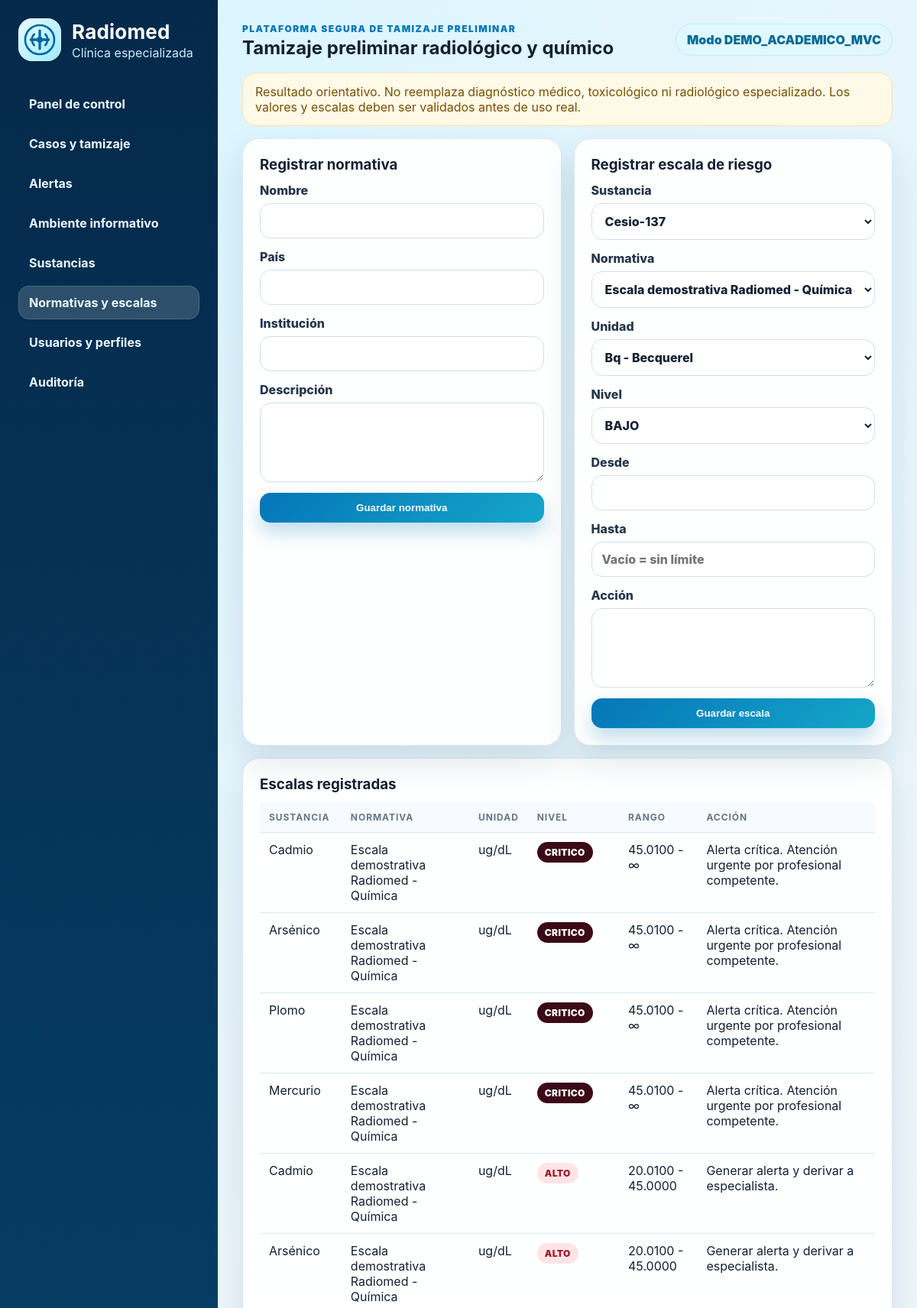
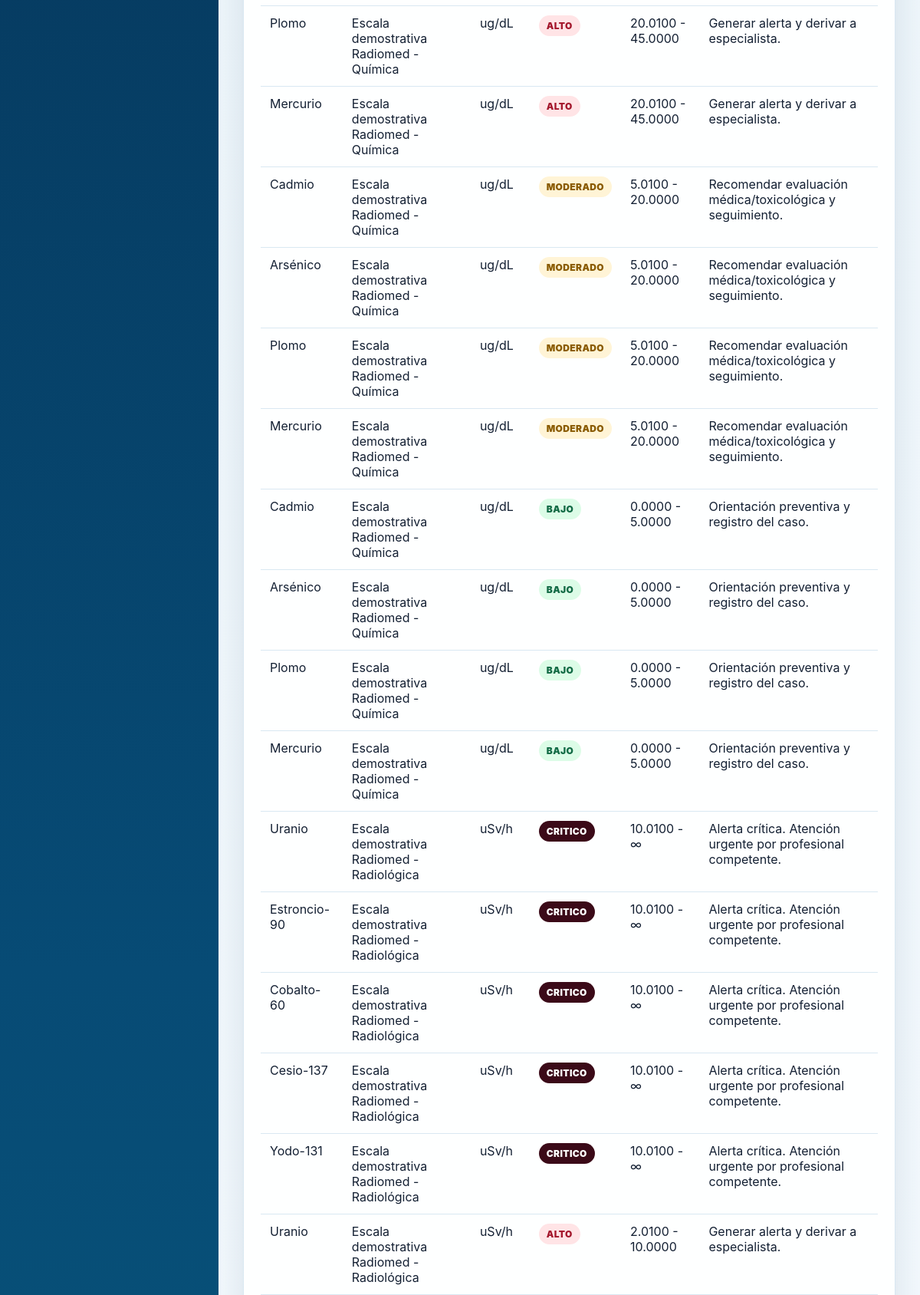
Screenshot of /index.php?controller=normativa&action=index (signed in, upper part) with the database file from the repository (2 pictures, top to bottom).
### tables this page shows
CREATE TABLE escalas_riesgo (
  id INT AUTO_INCREMENT PRIMARY KEY,
  sustancia_id INT NOT NULL,
  normativa_id INT NOT NULL,
  unidad_id INT NOT NULL,
  nivel ENUM('BAJO','MODERADO','ALTO','CRITICO') NOT NULL,
  desde DECIMAL(14,4) NOT NULL,
  hasta DECIMAL(14,4) DEFAULT NULL,
  accion TEXT NOT NULL,
  estado ENUM('ACTIVO','INACTIVO') NOT NULL DEFAULT 'ACTIVO',
  FOREIGN KEY (sustancia_id) REFERENCES sustancias(id),
  FOREIGN KEY (normativa_id) REFERENCES normativas(id),
  FOREIGN KEY (unidad_id) REFERENCES unidades(id),
  INDEX idx_escala_busqueda (sustancia_id, normativa_id, unidad_id, estado)
);

CREATE TABLE sustancias (
  id INT AUTO_INCREMENT PRIMARY KEY,
  nombre VARCHAR(120) NOT NULL UNIQUE,
  tipo ENUM('RADIACTIVA','QUIMICA') NOT NULL,
  descripcion TEXT NOT NULL,
  caso_mundial VARCHAR(180) DEFAULT NULL,
  antecedente_peru VARCHAR(180) DEFAULT NULL,
  estado ENUM('ACTIVO','INACTIVO') NOT NULL DEFAULT 'ACTIVO'
);

CREATE TABLE normativas (
  id INT AUTO_INCREMENT PRIMARY KEY,
  nombre VARCHAR(180) NOT NULL,
  pais VARCHAR(80) NOT NULL,
  institucion VARCHAR(120) NOT NULL,
  descripcion TEXT,
  estado ENUM('ACTIVO','INACTIVO') NOT NULL DEFAULT 'ACTIVO'
);

CREATE TABLE unidades (
  id INT AUTO_INCREMENT PRIMARY KEY,
  simbolo VARCHAR(20) NOT NULL UNIQUE,
  nombre VARCHAR(120) NOT NULL,
  tipo_contexto ENUM('RADIACTIVA','QUIMICA','MIXTA') NOT NULL
);

### app/core/Controller.php (called while the page is built, shortened)
<?php
abstract class Controller {
    protected function view(string $view, array $data = []): void {
        extract($data, EXTR_SKIP);
        $viewFile = __DIR__ . '/../views/' . $view . '.php';
        require __DIR__ . '/../views/layouts/header.php';
        require $viewFile;
        require __DIR__ . '/../views/layouts/footer.php';
    }
}

### app/controllers/NormativaController.php (called while the page is built, shortened)
<?php
class NormativaController extends Controller { public function index(): void { require_role('ADMINISTRADOR'); $s=new Sustancia(); $this->view('normativas/index',['normas'=>(new Normativa())->list(),'sustancias'=>$s->active(),'unidades'=>$s->unidades(),'escalas'=>(new EscalaRiesgo())->list()]); } public function store(): void { require_role('ADMINISTRADOR'); verify_csrf(); $id=(new Normativa())->create(post_text('nombre',180),post_text('pais',80),post_text('institucion',120),post_text('descripcion',2000,false)); audit_log('CREAR_NORMATIVA','normativas',$id,''); flash('success','Normativa registrada.'); redirect(url('normativa')); } public function storeEscala(): void { require_role('ADMINISTRADOR'); verify_csrf(); $sid=post_int('sustancia_id',1,999999); $nid=post_int('normativa_id',1,999999); $uid=post_int('unidad_id',1,999999); if(!(new Sustancia())->unidadOk($sid,$uid)) throw new RuntimeException('La unidad no corresponde a la sustancia.'); $nivel=post_enum('nivel',['BAJO','MODERADO','ALTO','CRITICO']); $desde=post_float('desde',0,999999999); $hastaRaw=trim((string)($_POST['hasta']??'')); $hasta=$hastaRaw===''?null:post_float('hasta',0,999999999); if($hasta!==null && $hasta<=$desde) throw new RuntimeException('El rango hasta debe ser mayor que desde.'); $id=(new EscalaRiesgo())->create($sid,$nid,$uid,$nivel,$desde,$hasta,post_text('accion',1000)); audit_log('CREAR_ESCALA','escalas_riesgo',$id,$nivel); flash('success','Escala registrada.'); redirect(url('normativa')); } }

### app/core/Router.php (called while the page is built, shortened)
<?php
final class Router {
    public function dispatch(): void {
        $action = preg_replace('/[^a-zA-Z0-9_]/','', $_GET['action'] ?? (is_logged() ? 'index' : 'login'));
        $obj = new $class();
        $obj->$action();
    }
}

### index.php (called while the page is built, shortened)
<?php
require_once __DIR__ . '/app/core/Database.php';
require_once __DIR__ . '/app/core/Helpers.php';
require_once __DIR__ . '/app/core/Model.php';
require_once __DIR__ . '/app/core/Controller.php';
(new Router())->dispatch();

### app/core/Helpers.php (called while the page is built, shortened)
<?php
function e(?string $value): string { return htmlspecialchars((string)$value, ENT_QUOTES, 'UTF-8'); }
function url(string $controller, string $action = 'index', array $params = []): string {
    $query = array_merge(['controller'=>$controller, 'action'=>$action], $params);
    return 'index.php?' . http_build_query($query);
}
function level_class(string $nivel): string { return match($nivel){ 'BAJO'=>'risk-low','MODERADO'=>'risk-medium','ALTO'=>'risk-high','CRITICO'=>'risk-critical', default=>'risk-none' }; }

### app/core/Model.php (called while the page is built, shortened)
<?php
abstract class Model {
    protected mysqli $db;
    public function __construct(){ $this->db = db(); }
    protected function all(string $sql, string $types='', array $params=[]): array { $stmt=$this->db->prepare($sql); if($types) $stmt->bind_param($types,...$params); $stmt->execute(); return $stmt->get_result()->fetch_all(MYSQLI_ASSOC); }
}

### app/core/Database.php (called while the page is built, shortened)
<?php
final class Database {
    private static ?mysqli $conn = null;
    public static function connection(): mysqli {
        if (self::$conn === null) {
            self::$conn = new mysqli(DB_HOST, DB_USER, DB_PASS, DB_NAME);
            self::$conn->set_charset('utf8mb4');
        }
        return self::$conn;
    }
}
function db(): mysqli { return Database::connection(); }

### app/models/Sustancia.php (called while the page is built, shortened)
<?php
class Sustancia extends Model {
    public function active(): array { return $this->all('SELECT * FROM sustancias WHERE estado="ACTIVO" ORDER BY tipo,nombre'); }
    public function unidades(): array { return $this->all('SELECT su.sustancia_id,u.id,u.simbolo,u.nombre FROM sustancia_unidades su JOIN unidades u ON u.id=su.unidad_id ORDER BY u.simbolo'); }
}

### app/models/Normativa.php (called while the page is built, shortened)
<?php
class Normativa extends Model {
    public function list(): array { return $this->all('SELECT * FROM normativas ORDER BY id DESC'); }
}

### app/models/EscalaRiesgo.php (called while the page is built, shortened)
<?php
class EscalaRiesgo extends Model {
    public function list(): array { return $this->all('SELECT er.*,s.nombre sustancia,n.nombre normativa,u.simbolo FROM escalas_riesgo er JOIN sustancias s ON s.id=er.sustancia_id JOIN normativas n ON n.id=er.normativa_id JOIN unidades u ON u.id=er.unidad_id ORDER BY er.id DESC LIMIT 100'); }
}

### app/views/normativas/index.php (the view)
<div class="grid-2"><div class="card"><h3>Registrar normativa</h3><form method="post" action="<?= e(url('normativa','store')) ?>" class="form-grid one"><?= csrf_field() ?><label>Nombre<input name="nombre" required maxlength="180"></label><label>País<input name="pais" required maxlength="80"></label><label>Institución<input name="institucion" required maxlength="120"></label><label>Descripción<textarea name="descripcion" maxlength="2000"></textarea></label><button class="btn btn-primary">Guardar normativa</button></form></div><div class="card"><h3>Registrar escala de riesgo</h3><form method="post" action="<?= e(url('normativa','storeEscala')) ?>" class="form-grid one"><?= csrf_field() ?><label>Sustancia<select id="sustancia_id" name="sustancia_id" onchange="filterBySustancia()" required><?php foreach($sustancias as $s): ?><option value="<?= (int)$s['id'] ?>" data-tipo="<?= e($s['tipo']) ?>"><?= e($s['nombre']) ?></option><?php endforeach; ?></select></label><label>Normativa<select name="normativa_id" required><?php foreach($normas as $n): ?><option value="<?= (int)$n['id'] ?>"><?= e($n['nombre']) ?></option><?php endforeach; ?></select></label><label>Unidad<select name="unidad_id" required><?php foreach($unidades as $u): ?><option data-sustancia="<?= (int)$u['sustancia_id'] ?>" value="<?= (int)$u['id'] ?>"><?= e($u['simbolo']) ?> - <?= e($u['nombre']) ?></option><?php endforeach; ?></select></label><label>Nivel<select name="nivel"><option>BAJO</option><option>MODERADO</option><option>ALTO</option><option>CRITICO</option></select></label><label>Desde<input type="number" step="0.0001" min="0" name="desde" required></label><label>Hasta<input type="number" step="0.0001" min="0" name="hasta" placeholder="Vacío = sin límite"></label><label>Acción<textarea name="accion" required maxlength="1000"></textarea></label><button class="btn btn-primary">Guardar escala</button></form></div></div><div class="card"><h3>Escalas registradas</h3><div class="table-wrap"><table><thead><tr><th>Sustancia</th><th>Normativa</th><th>Unidad</th><th>Nivel</th><th>Rango</th><th>Acción</th></tr></thead><tbody><?php foreach($escalas as $e2): ?><tr><td><?= e($e2['sustancia']) ?></td><td><?= e($e2['normativa']) ?></td><td><?= e($e2['simbolo']) ?></td><td><span class="pill <?= level_class($e2['nivel']) ?>"><?= e($e2['nivel']) ?></span></td><td><?= e($e2['desde']) ?> - <?= e($e2['hasta'] ?? '∞') ?></td><td><?= e($e2['accion']) ?></td></tr><?php endforeach; ?></tbody></table></div></div>

### assets/css/style.css (style rules this page uses)
:root { --bg:#eef6fb;--panel:#ffffff;--ink:#142033;--muted:#65758b;--primary:#0476b8;--primary2:#15a6c9;--accent:#27d3b3;--danger:#dc3545;--warn:#f5a524;--ok:#17a673;--line:#d9e8f2;--shadow:0 20px 45px rgba(25,60,90,.13);--radius:22px }
* { box-sizing:border-box }
body { margin:0;font-family:Inter,Segoe UI,Roboto,Arial,sans-serif;background:radial-gradient(circle at top left,#d8f5ff 0,#eef6fb 34%,#f7fbff 100%);color:var(--ink) }
.card { background:rgba(255,255,255,.96);border:1px solid var(--line);border-radius:var(--radius);box-shadow:var(--shadow);padding:22px;margin-bottom:16px }
.card h3 { margin:0 0 12px }
.grid-2 { display:grid;grid-template-columns:1fr 1fr;gap:16px }
.pill { display:inline-flex;align-items:center;justify-content:center;padding:6px 10px;border-radius:999px;font-size:12px;font-weight:900;letter-spacing:.03em }
.risk-low { background:#dcfce7;color:#126b45 }
.risk-medium { background:#fff4d6;color:#8a5b00 }
.risk-high { background:#ffe4e6;color:#a4182d }
.risk-critical { background:#3b0a18;color:#fff }
.table-wrap { overflow:auto }
table { width:100%;border-collapse:collapse }
th,td { padding:12px;border-bottom:1px solid var(--line);text-align:left;vertical-align:top }
th { font-size:12px;text-transform:uppercase;letter-spacing:.08em;color:#64748b;background:#f7fbff }
.form-grid { display:grid;grid-template-columns:repeat(3,minmax(0,1fr));gap:14px }
.form-grid.one { grid-template-columns:1fr }
label { display:grid;gap:7px;font-weight:800;color:#26364a }
input,select,textarea { width:100%;border:1px solid #cfe0ec;border-radius:14px;padding:12px 13px;font:inherit;background:#fff;color:var(--ink) }
textarea { min-height:104px;resize:vertical }
.btn { border:0;background:#e8f3fa;color:#075c7e;font-weight:900;border-radius:14px;padding:12px 16px;cursor:pointer;display:inline-flex;align-items:center;justify-content:center }
.btn-primary { background:linear-gradient(135deg,var(--primary),var(--primary2));color:#fff;box-shadow:0 13px 24px rgba(4,118,184,.25) }

### rows the page displays
escalas_riesgo: sustancia.nombre "Cadmio", normativa.nombre "Escala demostrativa Radiomed - Química", unidad.simbolo "ug/dL", nivel "CRITICO", desde "45.0100", hasta "∞", accion "Alerta crítica. Atención urgente por profesional competente."
escalas_riesgo: sustancia.nombre "Arsénico", normativa.nombre "Escala demostrativa Radiomed - Química", unidad.simbolo "ug/dL", nivel "CRITICO", desde "45.0100", hasta "∞", accion "Alerta crítica. Atención urgente por profesional competente."
escalas_riesgo: sustancia.nombre "Plomo", normativa.nombre "Escala demostrativa Radiomed - Química", unidad.simbolo "ug/dL", nivel "CRITICO", desde "45.0100", hasta "∞", accion "Alerta crítica. Atención urgente por profesional competente."
escalas_riesgo: sustancia.nombre "Mercurio", normativa.nombre "Escala demostrativa Radiomed - Química", unidad.simbolo "ug/dL", nivel "CRITICO", desde "45.0100", hasta "∞", accion "Alerta crítica. Atención urgente por profesional competente."
escalas_riesgo: sustancia.nombre "Cadmio", normativa.nombre "Escala demostrativa Radiomed - Química", unidad.simbolo "ug/dL", nivel "ALTO", desde "20.0100", hasta "45.0000", accion "Generar alerta y derivar a especialista."
escalas_riesgo: sustancia.nombre "Arsénico", normativa.nombre "Escala demostrativa Radiomed - Química", unidad.simbolo "ug/dL", nivel "ALTO", desde "20.0100", hasta "45.0000", accion "Generar alerta y derivar a especialista."
escalas_riesgo: sustancia.nombre "Plomo", normativa.nombre "Escala demostrativa Radiomed - Química", unidad.simbolo "ug/dL", nivel "ALTO", desde "20.0100", hasta "45.0000", accion "Generar alerta y derivar a especialista."
escalas_riesgo: sustancia.nombre "Mercurio", normativa.nombre "Escala demostrativa Radiomed - Química", unidad.simbolo "ug/dL", nivel "ALTO", desde "20.0100", hasta "45.0000", accion "Generar alerta y derivar a especialista."
escalas_riesgo: sustancia.nombre "Cadmio", normativa.nombre "Escala demostrativa Radiomed - Química", unidad.simbolo "ug/dL", nivel "MODERADO", desde "5.0100", hasta "20.0000", accion "Recomendar evaluación médica/toxicológica y seguimiento."
escalas_riesgo: sustancia.nombre "Arsénico", normativa.nombre "Escala demostrativa Radiomed - Química", unidad.simbolo "ug/dL", nivel "MODERADO", desde "5.0100", hasta "20.0000", accion "Recomendar evaluación médica/toxicológica y seguimiento."
escalas_riesgo: sustancia.nombre "Plomo", normativa.nombre "Escala demostrativa Radiomed - Química", unidad.simbolo "ug/dL", nivel "MODERADO", desde "5.0100", hasta "20.0000", accion "Recomendar evaluación médica/toxicológica y seguimiento."
escalas_riesgo: sustancia.nombre "Mercurio", normativa.nombre "Escala demostrativa Radiomed - Química", unidad.simbolo "ug/dL", nivel "MODERADO", desde "5.0100", hasta "20.0000", accion "Recomendar evaluación médica/toxicológica y seguimiento."
escalas_riesgo: sustancia.nombre "Cadmio", normativa.nombre "Escala demostrativa Radiomed - Química", unidad.simbolo "ug/dL", nivel "BAJO", desde "0.0000", hasta "5.0000", accion "Orientación preventiva y registro del caso."
escalas_riesgo: sustancia.nombre "Arsénico", normativa.nombre "Escala demostrativa Radiomed - Química", unidad.simbolo "ug/dL", nivel "BAJO", desde "0.0000", hasta "5.0000", accion "Orientación preventiva y registro del caso."
escalas_riesgo: sustancia.nombre "Plomo", normativa.nombre "Escala demostrativa Radiomed - Química", unidad.simbolo "ug/dL", nivel "BAJO", desde "0.0000", hasta "5.0000", accion "Orientación preventiva y registro del caso."
escalas_riesgo: sustancia.nombre "Mercurio", normativa.nombre "Escala demostrativa Radiomed - Química", unidad.simbolo "ug/dL", nivel "BAJO", desde "0.0000", hasta "5.0000", accion "Orientación preventiva y registro del caso."
escalas_riesgo: sustancia.nombre "Uranio", normativa.nombre "Escala demostrativa Radiomed - Radiológica", unidad.simbolo "uSv/h", nivel "CRITICO", desde "10.0100", hasta "∞", accion "Alerta crítica. Atención urgente por profesional competente."
escalas_riesgo: sustancia.nombre "Estroncio-90", normativa.nombre "Escala demostrativa Radiomed - Radiológica", unidad.simbolo "uSv/h", nivel "CRITICO", desde "10.0100", hasta "∞", accion "Alerta crítica. Atención urgente por profesional competente."
escalas_riesgo: sustancia.nombre "Cobalto-60", normativa.nombre "Escala demostrativa Radiomed - Radiológica", unidad.simbolo "uSv/h", nivel "CRITICO", desde "10.0100", hasta "∞", accion "Alerta crítica. Atención urgente por profesional competente."
escalas_riesgo: sustancia.nombre "Cesio-137", normativa.nombre "Escala demostrativa Radiomed - Radiológica", unidad.simbolo "uSv/h", nivel "CRITICO", desde "10.0100", hasta "∞", accion "Alerta crítica. Atención urgente por profesional competente."
escalas_riesgo: sustancia.nombre "Yodo-131", normativa.nombre "Escala demostrativa Radiomed - Radiológica", unidad.simbolo "uSv/h", nivel "CRITICO", desde "10.0100", hasta "∞", accion "Alerta crítica. Atención urgente por profesional competente."
escalas_riesgo: sustancia.nombre "Uranio", normativa.nombre "Escala demostrativa Radiomed - Radiológica", unidad.simbolo "uSv/h", nivel "ALTO", desde "2.0100", hasta "10.0000", accion "Generar alerta y derivar a especialista."

### other values shown
$label "Panel de control"
$label "Casos y tamizaje"
$label "Alertas"
$label "Ambiente informativo"
$label "Sustancias"
$label "Normativas y escalas"
$label "Usuarios y perfiles"
$label "Auditoría"
APP_SUBTITLE "Tamizaje preliminar radiológico y químico"
APP_ENV "DEMO_ACADEMICO_MVC"
form field sustancia_id "Cesio-137"
form field normativa_id "Escala demostrativa Radiomed - Química"
form field unidad_id "Bq - Becquerel"
